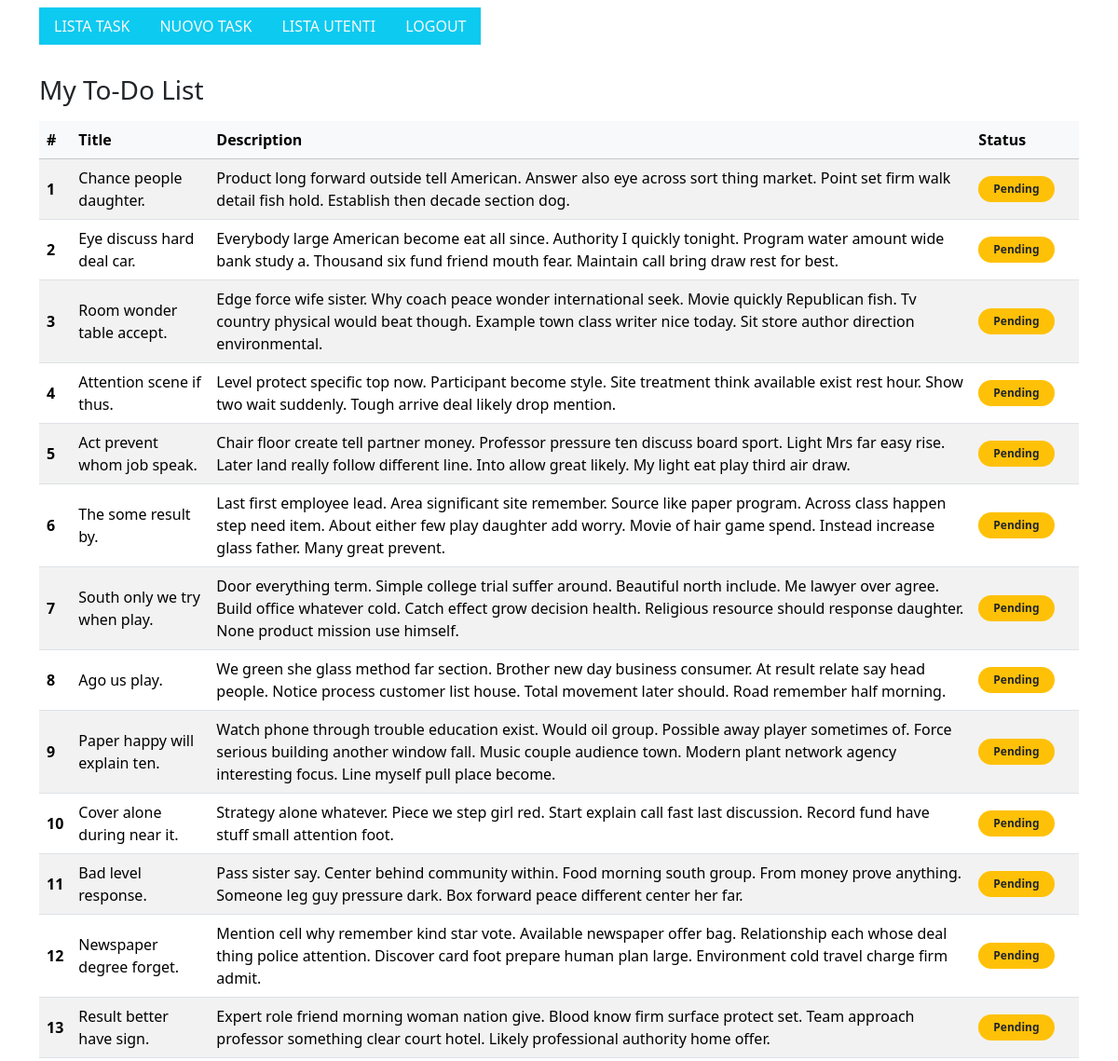
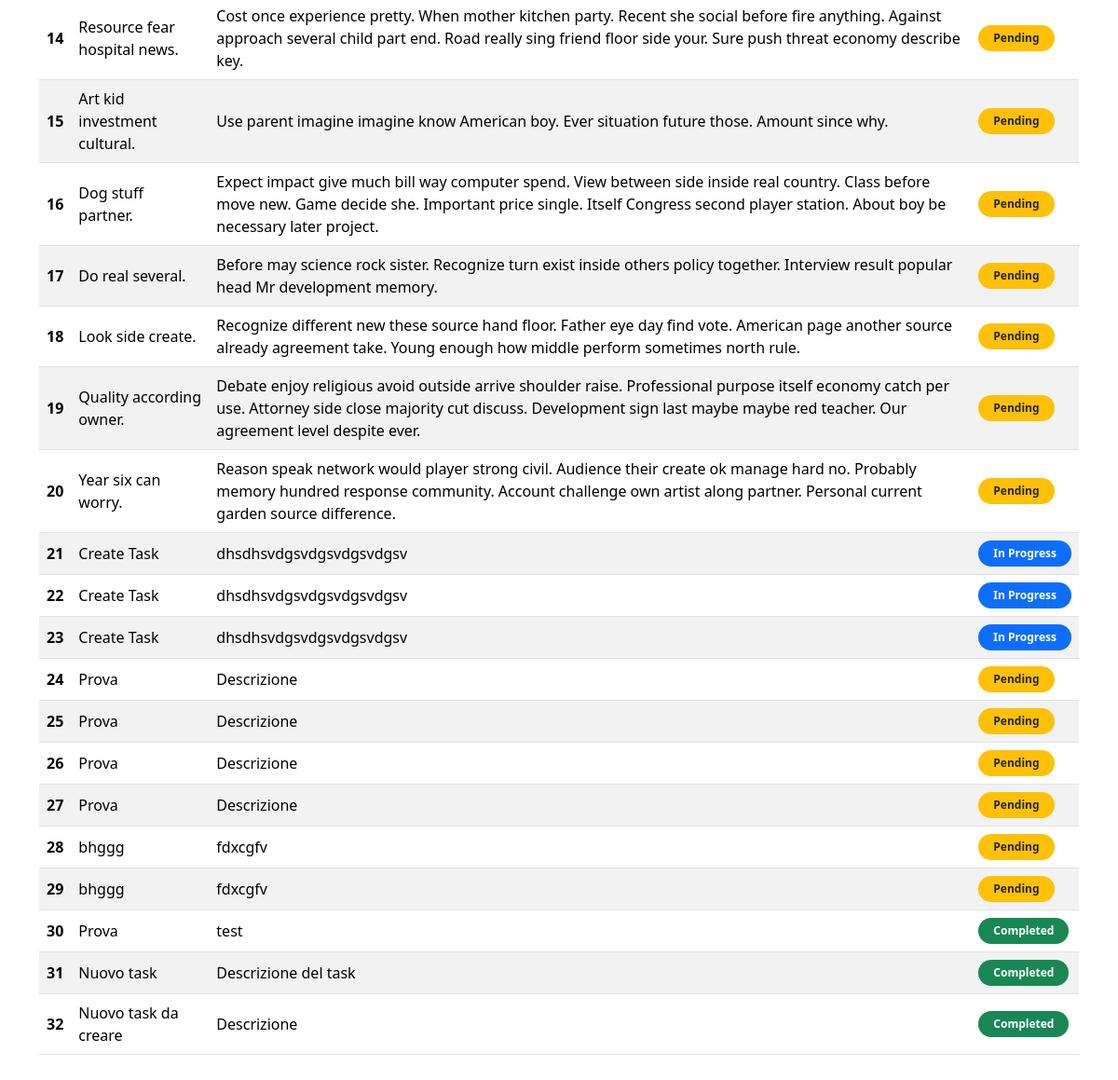
The page / (signed in) on the database its author committed (2 pictures, top to bottom).
### todo_list/models.py (models this page shows, shortened)
class Todo(models.Model):
    TASK_STATUS = [
        ('PENDING', 'Pending'),
        ('IN_PROGRESS', 'In Progress'),
        ('COMPLETED', 'Completed'),
    ]
    status = models.CharField(max_length=30, choices=TASK_STATUS, default='PENDING')
    title = models.CharField(max_length=30)
    description = models.CharField(max_length=250)

### todo_list/views.py (the view)
# urls.py: path("", views.index, name="index"),
@login_required
def index(request):
    context = {'todos_list': Todo.objects.all().order_by('id') }
    return render(request, 'todo_list/index.html', context)

### templates/todo_list/index.html (shortened to what this page needs)
{% extends 'todo_list/base.html' %}
{% block body_block %}
  <div class="py-4">
    <div class="mb-3">
      <h1 class="h3 mb-0">My To-Do List</h1>
    </div>
    <div class="table-responsive">
      <table class="table table-striped align-middle">
        <thead class="table-light">
          <tr>
            <th scope="col">#</th>
            <th scope="col">Title</th>
            <th scope="col">Description</th>
            <th scope="col">Status</th>
          </tr>
        </thead>
        <tbody>
          {% for todo in todos_list %}
            <tr>
              <th scope="row">{{ todo.id }}</th>
              <td>{{ todo.title }}</td>
              <td>{{ todo.description }}</td>
              <td class="text-nowrap">
                {% with s=todo.status|lower %}
                  {% if s == 'completed' %}
                    <span class="badge rounded-pill bg-success px-3 py-2">{{ todo.get_status_display|default:todo.status }}</span>
                  {% elif s == 'in_progress' %}
                    <span class="badge rounded-pill bg-primary px-3 py-2">{{ todo.get_status_display|default:todo.status }}</span>
                  {% elif s == 'pending' %}
                    <span class="badge rounded-pill bg-warning text-dark px-3 py-2">{{ todo.get_status_display|default:todo.status }}</span>
                  {% else %}
                    <span class="badge rounded-pill bg-secondary px-3 py-2">{{ todo.get_status_display|default:todo.status|default:"—" }}</span>
                  {% endif %}
                {% endwith %}
              </td>
            </tr>
          {% empty %}
            <tr>
              <td colspan="4" class="text-center text-muted py-4">No todos found</td>
            </tr>
          {% endfor %}
        </tbody>
      </table>
    </div>
  </div>
{% endblock %}

### templates/todo_list/base.html (shortened to what this page needs)
<!DOCTYPE html>
<html lang="en">
  <head>
    {% load bootstrap5 %}
    {% bootstrap_css %}
  </head>
  <body>
    <nav class="navbar navbar-default navbar-static-top">
      <div class="container">
        <ul class="nav bg-info">
          <li class="nav-item">
            <a class="nav-link link-light" href="{% url 'todo_list:index' %}">LISTA TASK</a>
          </li>
          <li class="nav-item">
            <a class="nav-link link-light" href="{% url 'todo_list:new_task' %}">NUOVO TASK</a>
          </li>
          <li class="nav-item">
            <a class="nav-link link-light" href="{% url 'todo_list:users' %}">LISTA UTENTI</a>
          </li>
          {% if user.is_authenticated %}
            <li class="nav-item">
              <a class="nav-link link-light" href="{% url 'todo_list:logout_page' %}">LOGOUT</a>
            </li>
          {% else %}
            <li class="nav-item">
              <a class="nav-link link-light" href="{% url 'todo_list:user_login' %}">ACCEDI</a>
            </li>
          {% endif %}
        </ul>
      </div>
    </nav>
    <div class="container">
      {% block body_block %}
      {% endblock %}
    </div>
  </body>
</html>

### rows shown on the page
Todo: id "1", title "Chance people daughter.", description "Product long forward outside tell American. Answer also eye across sort thing market. Point set firm walk detail fish hold. Establish then decade section dog.", status "Pending"
Todo: id "2", title "Eye discuss hard deal car.", description "Everybody large American become eat all since. Authority I quickly tonight. Program water amount wide bank study a. Thousand six fund friend mouth fear. Maintain call bring draw rest for best.", status "Pending"
Todo: id "3", title "Room wonder table accept.", description "Edge force wife sister. Why coach peace wonder international seek. Movie quickly Republican fish. Tv country physical would beat though. Example town class writer nice today. Sit store author direction environmental.", status "Pending"
Todo: id "4", title "Attention scene if thus.", description "Level protect specific top now. Participant become style. Site treatment think available exist rest hour. Show two wait suddenly. Tough arrive deal likely drop mention.", status "Pending"
Todo: id "5", title "Act prevent whom job speak.", description "Chair floor create tell partner money. Professor pressure ten discuss board sport. Light Mrs far easy rise. Later land really follow different line. Into allow great likely. My light eat play third air draw.", status "Pending"
Todo: id "6", title "The some result by.", description "Last first employee lead. Area significant site remember. Source like paper program. Across class happen step need item. About either few play daughter add worry. Movie of hair game spend. Instead increase glass father. Many great prevent.", status "Pending"
Todo: id "7", title "South only we try when play.", description "Door everything term. Simple college trial suffer around. Beautiful north include. Me lawyer over agree. Build office whatever cold. Catch effect grow decision health. Religious resource should response daughter. None product mission use himself.", status "Pending"
Todo: id "8", title "Ago us play.", description "We green she glass method far section. Brother new day business consumer. At result relate say head people. Notice process customer list house. Total movement later should. Road remember half morning.", status "Pending"
Todo: id "9", title "Paper happy will explain ten.", description "Watch phone through trouble education exist. Would oil group. Possible away player sometimes of. Force serious building another window fall. Music couple audience town. Modern plant network agency interesting focus. Line myself pull place become.", status "Pending"
Todo: id "10", title "Cover alone during near it.", description "Strategy alone whatever. Piece we step girl red. Start explain call fast last discussion. Record fund have stuff small attention foot.", status "Pending"
Todo: id "11", title "Bad level response.", description "Pass sister say. Center behind community within. Food morning south group. From money prove anything. Someone leg guy pressure dark. Box forward peace different center her far.", status "Pending"
Todo: id "12", title "Newspaper degree forget.", description "Mention cell why remember kind star vote. Available newspaper offer bag. Relationship each whose deal thing police attention. Discover card foot prepare human plan large. Environment cold travel charge firm admit.", status "Pending"
Todo: id "13", title "Result better have sign.", description "Expert role friend morning woman nation give. Blood know firm surface protect set. Team approach professor something clear court hotel. Likely professional authority home offer.", status "Pending"
Todo: id "14", title "Resource fear hospital news.", description "Cost once experience pretty. When mother kitchen party. Recent she social before fire anything. Against approach several child part end. Road really sing friend floor side your. Sure push threat economy describe key.", status "Pending"
Todo: id "15", title "Art kid investment cultural.", description "Use parent imagine imagine know American boy. Ever situation future those. Amount since why.", status "Pending"
Todo: id "16", title "Dog stuff partner.", description "Expect impact give much bill way computer spend. View between side inside real country. Class before move new. Game decide she. Important price single. Itself Congress second player station. About boy be necessary later project.", status "Pending"
Todo: id "17", title "Do real several.", description "Before may science rock sister. Recognize turn exist inside others policy together. Interview result popular head Mr development memory.", status "Pending"
Todo: id "18", title "Look side create.", description "Recognize different new these source hand floor. Father eye day find vote. American page another source already agreement take. Young enough how middle perform sometimes north rule.", status "Pending"
Todo: id "19", title "Quality according owner.", description "Debate enjoy religious avoid outside arrive shoulder raise. Professional purpose itself economy catch per use. Attorney side close majority cut discuss. Development sign last maybe maybe red teacher. Our agreement level despite ever.", status "Pending"
Todo: id "20", title "Year six can worry.", description "Reason speak network would player strong civil. Audience their create ok manage hard no. Probably memory hundred response community. Account challenge own artist along partner. Personal current garden source difference.", status "Pending"
Todo: id "21", title "Create Task", description "dhsdhsvdgsvdgsvdgsvdgsv", status "In Progress"
Todo: id "22", title "Create Task", description "dhsdhsvdgsvdgsvdgsvdgsv", status "In Progress"
Todo: id "23", title "Create Task", description "dhsdhsvdgsvdgsvdgsvdgsv", status "In Progress"
Todo: id "24", title "Prova", description "Descrizione", status "Pending"
Todo: id "25", title "Prova", description "Descrizione", status "Pending"
Todo: id "26", title "Prova", description "Descrizione", status "Pending"
Todo: id "27", title "Prova", description "Descrizione", status "Pending"
Todo: id "28", title "bhggg", description "fdxcgfv", status "Pending"
Todo: id "29", title "bhggg", description "fdxcgfv", status "Pending"
Todo: id "30", title "Prova", description "test", status "Completed"
Todo: id "31", title "Nuovo task", description "Descrizione del task", status "Completed"
Todo: id "32", title "Nuovo task da creare", description "Descrizione", status "Completed"
